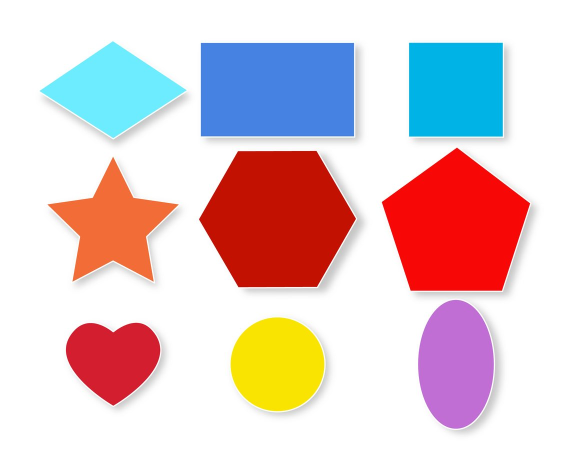
#> input picture Inputs/Shapes.jpg, 1136 x 936 px, given in place of the camera (shown at 1/2 size)
$ python Edge_detection.py
#> lines starting #> are read from the running program, lines starting #| are printed output that depends on the picture; after the words box and inside, x2 and y2 are one past the last pixel; in counts of white or black regions, pixels touching at a corner belong together
import cv2 as cv
import numpy as np

cap = cv.VideoCapture(0)
fgbg = cv.createBackgroundSubtractorKNN()

while True:

    _, img = cap.read()
#> img is the input picture: shape (936, 1136, 3); mean B, G, R 204.3, 202, 223.4
    gray = cv.cvtColor(img, cv.COLOR_BGR2GRAY)
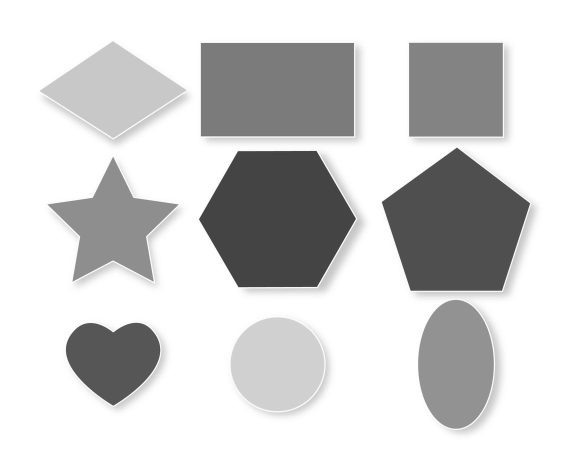
#> gray: shape (936, 1136) (shown at 1/2 size); min 46, max 255, mean 208.7
    gray = cv.resize(gray, (360,280))
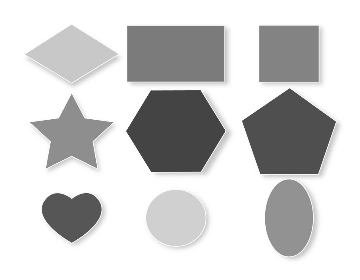
#> gray: shape (280, 360); min 53, max 255, mean 208.6

    canny = cv.Canny(gray, 60, 200)
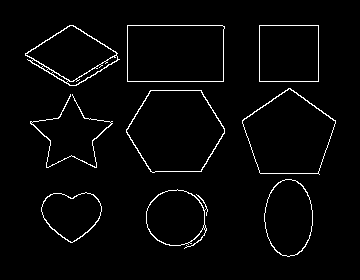
#> canny: shape (280, 360); 2.7% white in thin lines or dots, all inside (x1, y1, x2, y2) = (25, 25, 336, 257)
    canny = cv.resize(canny, (360, 280))

    gray_bilateral = cv.bilateralFilter(gray, 20, 50, 50)
    fgbg_ = fgbg.apply(gray_bilateral)
#> fgbg_: shape (280, 360); every value is 255

    canny_b = cv.Canny(gray_bilateral, 60, 200)
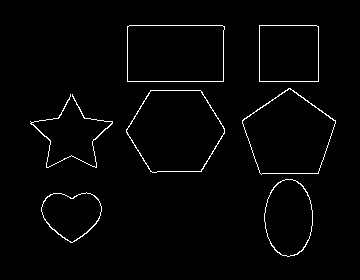
#> canny_b: shape (280, 360); 1.9% white in thin lines or dots, all inside (x1, y1, x2, y2) = (30, 25, 336, 257)
    canny_b = cv.resize(canny_b, (360,280))

    h_stick = np.hstack((gray, canny, canny_b, fgbg_))
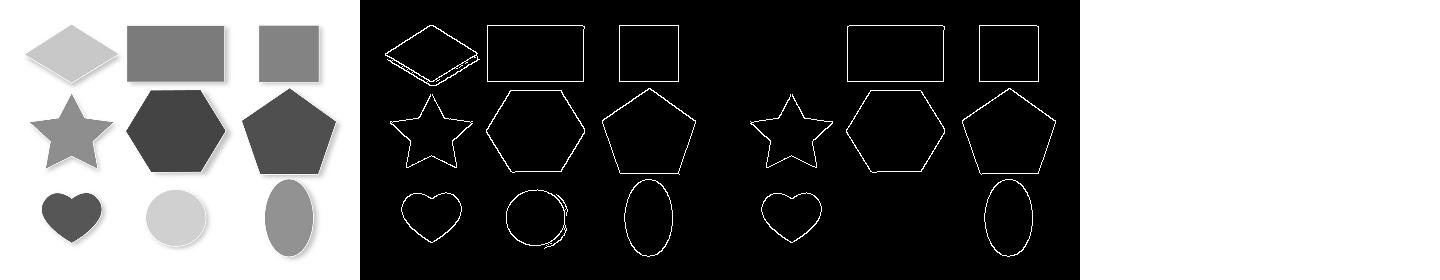
#> h_stick: shape (280, 1440); min 0, max 255, mean 118.8
    cv.imshow("Bilateral", h_stick)
    if cv.waitKey(1) & 0xff == ord("q"):
#> (key q is pressed here)
        break
cap.release()
cv.destroyAllWindows()

$ run again, on Inputs/face.jpg
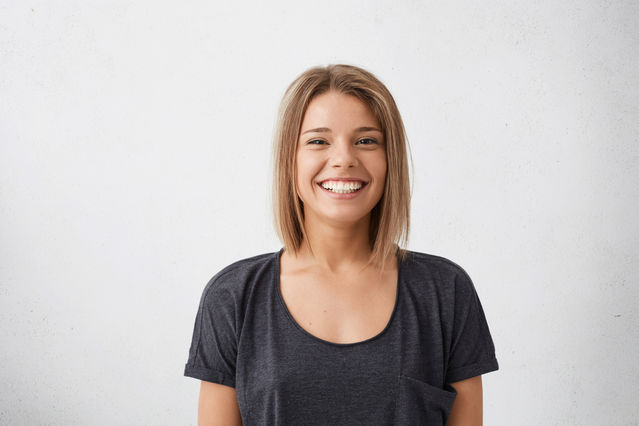
#> input picture Inputs/face.jpg, 639 x 426 px, given in place of the camera
#> img is the input picture: shape (426, 639, 3); mean B, G, R 189.6, 191.4, 197.4
#> `canny = cv.Canny(gray, 60, 200)`:
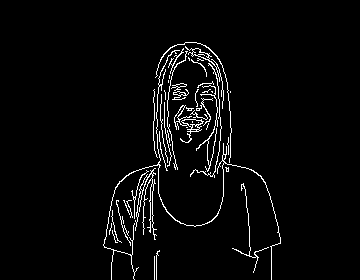
#> canny: shape (280, 360); 3.4% white in thin lines or dots, all inside (x1, y1, x2, y2) = (103, 42, 281, 280)
#> fgbg_: shape (280, 360); every value is 255
#> `h_stick = np.hstack((gray, canny, canny_b, fgbg_))`:
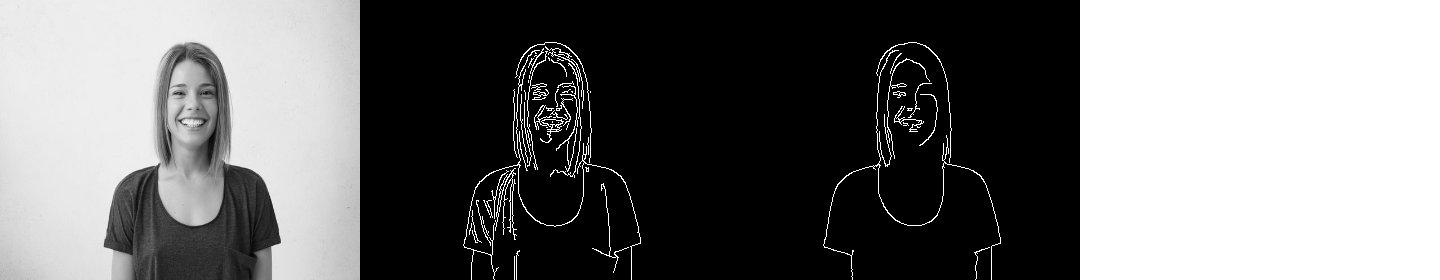
#> h_stick: shape (280, 1440); min 0, max 255, mean 115.1
